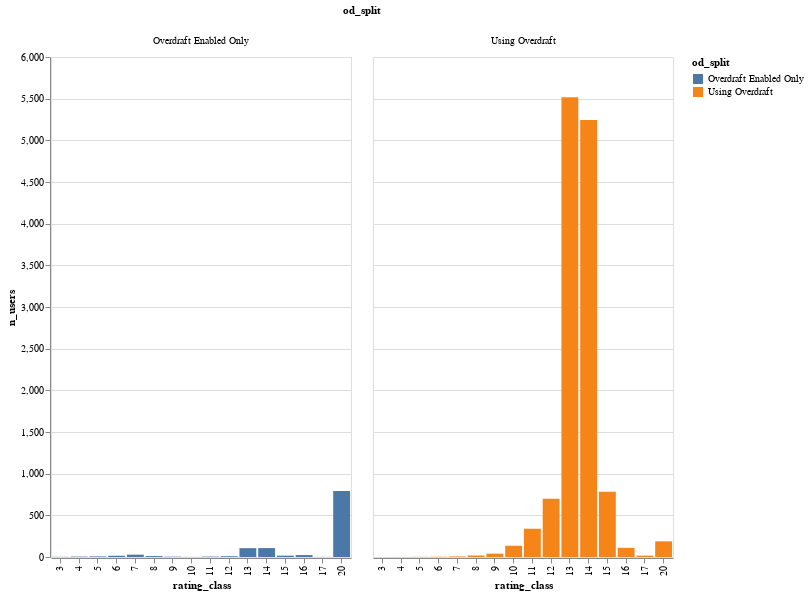

The cell this chart's notebook holds for it:
### Code cell
af.column_multi(
    od_score_df, "od_split", "rating_class:O", "n_users", "od_split", 300, 500, "x"
)

### Figure 1 — Vega-Lite specification as saved in the notebook (floating-point values rounded to 4 significant figures)
{"config": {"view": {"continuousWidth": 400, "continuousHeight": 300}}, "data": {"name": "data-d7af15d9f30d9af311327f40ef3d91a3"}, "mark": "bar", "encoding": {"color": {"field": "od_split", "type": "nominal"}, "column": {"field": "od_split", "type": "nominal"}, "tooltip": {"field": "n_users", "type": "quantitative"}, "x": {"field": "rating_class", "sort": "x", "type": "ordinal"}, "y": {"field": "n_users", "type": "quantitative"}}, "height": 500, "width": 300, "$schema": "https://vega.github.io/schema/vega-lite/v4.17.0.json", "datasets": {"data-d7af15d9f30d9af311327f40ef3d91a3": [{"od_split": "Using Overdraft", "rating_class": 13, "n_users": 5517}, {"od_split": "Overdraft Enabled Only", "rating_class": 13, "n_users": 106}, {"od_split": "Using Overdraft", "rating_class": 10, "n_users": 135}, {"od_split": "Overdraft Enabled Only", "rating_class": 16, "n_users": 23}, {"od_split": "Using Overdraft", "rating_class": 14, "n_users": 5244}, {"od_split": "Using Overdraft", "rating_class": 12, "n_users": 698}, {"od_split": "Using Overdraft", "rating_class": 17, "n_users": 16}, {"od_split": "Using Overdraft", "rating_class": 11, "n_users": 339}, {"od_split": "Using Overdraft", "rating_class": 15, "n_users": 784}, {"od_split": "Overdraft Enabled Only", "rating_class": 12, "n_users": 9}, {"od_split": "Using Overdraft", "rating_class": 20, "n_users": 188}, {"od_split": "Using Overdraft", "rating_class": 9, "n_users": 40}, {"od_split": "Overdraft Enabled Only", "rating_class": 20, "n_users": 792}, {"od_split": "Using Overdraft", "rating_class": 16, "n_users": 110}, {"od_split": "Using Overdraft", "rating_class": 6, "n_users": 3}, {"od_split": "Overdraft Enabled Only", "rating_class": 14, "n_users": 107}, {"od_split": "Overdraft Enabled Only", "rating_class": 6, "n_users": 15}, {"od_split": "Overdraft Enabled Only", "rating_class": 8, "n_users": 11}, {"od_split": "Overdraft Enabled Only", "rating_class": 5, "n_users": 7}, {"od_split": "Overdraft Enabled Only", "rating_class": 7, "n_users": 28}, {"od_split": "Using Overdraft", "rating_class": 8, "n_users": 18}, {"od_split": "Overdraft Enabled Only", "rating_class": 4, "n_users": 5}, {"od_split": "Overdraft Enabled Only", "rating_class": 15, "n_users": 16}, {"od_split": "Using Overdraft", "rating_class": 4, "n_users": 1}, {"od_split": "Using Overdraft", "rating_class": 7, "n_users": 7}, {"od_split": "Overdraft Enabled Only", "rating_class": 11, "n_users": 5}, {"od_split": "Overdraft Enabled Only", "rating_class": 3, "n_users": 2}, {"od_split": "Overdraft Enabled Only", "rating_class": 9, "n_users": 4}, {"od_split": "Using Overdraft", "rating_class": 5, "n_users": 2}, {"od_split": "Overdraft Enabled Only", "rating_class": 17, "n_users": 1}, {"od_split": "Overdraft Enabled Only", "rating_class": 10, "n_users": 1}]}}
